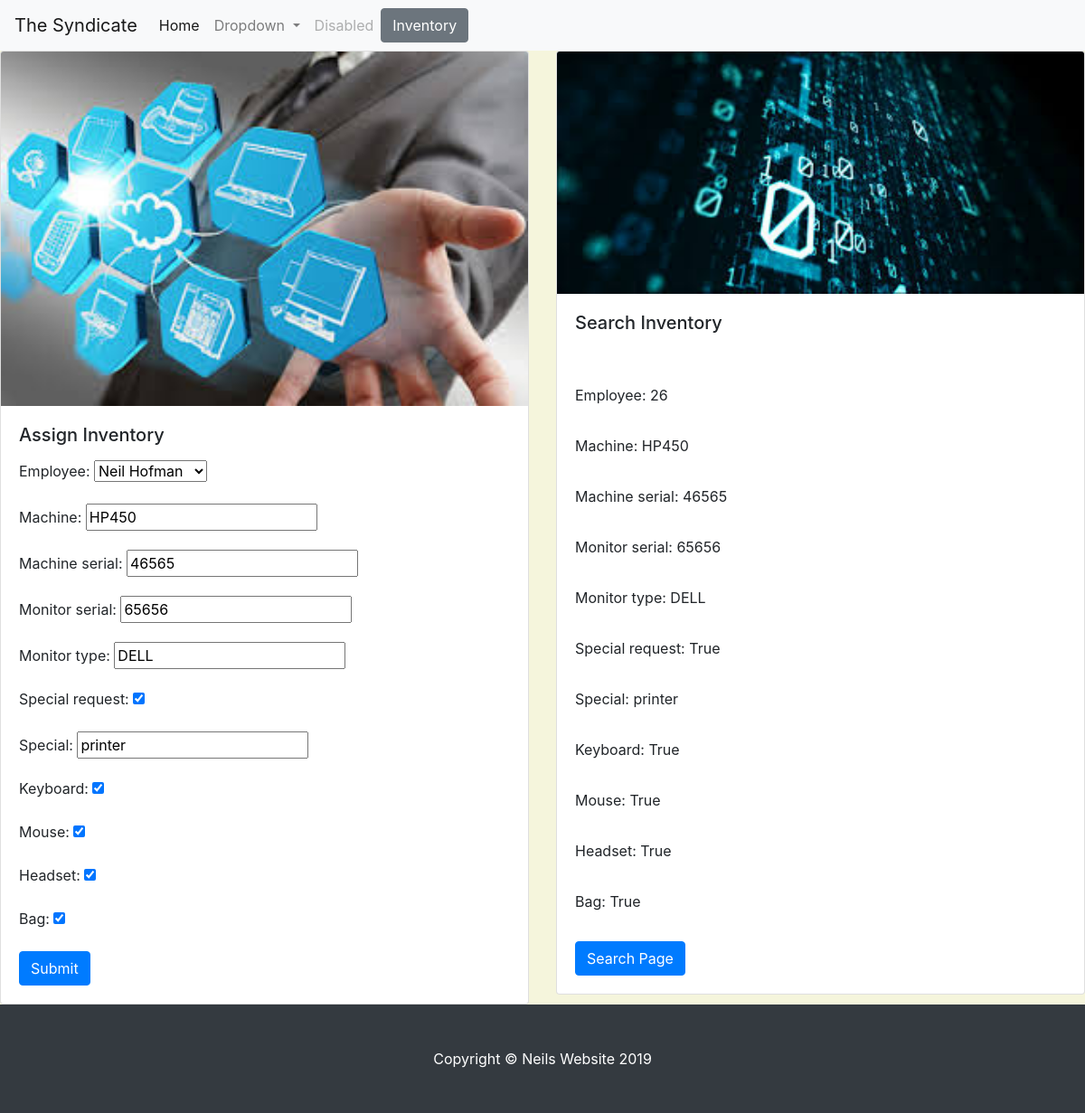
The page /inventory/assign/4 (signed in) on the database its author committed.
### helpdesk/models.py (models this page shows)
class Inventory(models.Model):
    employee = models.ForeignKey(Employee, on_delete=models.CASCADE)
    machine=models.CharField(max_length=200, default=None)
    machine_serial=models.CharField(max_length=200, default=None)
    monitor_serial=models.CharField(max_length=200, default=None)
    monitor_type=models.CharField(max_length=200, default=None)
    special_request=models.BooleanField(default=False)
    special = models.CharField(max_length=200, default=None)
    keyboard = models.BooleanField(default=False)
    mouse = models.BooleanField(default=False)
    headset = models.BooleanField(default=False)
    bag= models.BooleanField(default=False)
    user = models.ForeignKey(MainUser, on_delete=models.CASCADE)
    fulfilled_date = models.DateTimeField(auto_now_add=True)
    thumb=models.ImageField('default.png' ,blank=True)

### helpdesk/views.py (the view)
# urls.py: path('assign/<int:pk>', views.inventory_page_modify, name='assign_edit' ),
@login_required()
def inventory_page_modify(request, pk):
    inventory = Inventory.objects.get(pk=pk)
    if request.method == 'POST':
        form = InventoryForm(request.POST, instance = inventory)
        if form.is_valid():
            inventory = form.save(commit=False)
            inventory.user = request.user
            inventory.save()
            return redirect('index')
    else:
        form = InventoryForm(instance=inventory)
    return render(request, 'inventory.html', { 'form' : form, 'edit' : True})

### helpdesk/models.py
class InventoryForm(ModelForm):
    class Meta :
        model = Inventory
        fields = ['employee',
        'machine',
        'machine_serial',
        'monitor_serial',
        'monitor_type',
        'special_request',
        'special',
        'keyboard',
        'mouse',
        'headset',
        'bag',
        ]

### hrapp/models.py (called while the page is built)
    def __str__(self):
        return self.firstname + ' ' + self.lastname

### helpdesk/templates/inventory.html (shortened to what this page needs)
{% extends 'base.html' %}
{% block content %}
{% include 'partials/navbar.html' %}
{% load static from staticfiles %}
    <div class="row">
      <div class="col-sm-6">
        <div class="card">
          <img class="card-img-top" src="{% static 'images/equipment.jpg' %}" alt="Card image cap">
            <div class="card-body">
              <h5 class="card-title">Assign Inventory </h5>
          <form method="post">
              <p class="card-text">
              {{form.as_p}}</p>
              <button class="btn btn-primary" type="submit">Submit</button>
          </form>
          </div>
        </div>
      </div>
      <div class="col-sm-6">
        <div class="card">
        <img class="card-img-top" src="{% static 'images/binary1.jpg' %}" alt="Card image cap">
            <div class="card-body">
            <h5 class="card-title">Search Inventory </h5>
            {% if edit %}
            <form method="post">
              <p class="card-text">
                <p><label for="{{form.id.id_for_label}}">{{form.id.label_tag}}</label> {{form.id.value}}</p>
              {% for field in form %}
                <p><label for="{{field.id_for_label}}">{{field.label_tag}}</label> {{field.value}}</p>
              {% endfor %}
            </form>
            {% endif %}
            <a href="{% url 'search' %}" class="btn btn-primary">Search Page </a>
        </div>
      </div>
    </div>
</div>
{% endblock %}

### main/assets/styles.css (style rules this page uses)
body { background: Beige; }

### rows shown on the page
Inventory: employee "Neil Hofman", machine "HP450", machine_serial "46565", monitor_serial "65656", monitor_type "DELL", special_request "☑", special "printer", keyboard "☑", mouse "☑", headset "☑", bag "☑", value "HP450" "46565" "65656" "DELL" "printer"

### other values the page prints
{{ field.label_tag }} "Employee:" "Machine:" "Machine serial:" "Monitor serial:" "Monitor type:" "Special request:" "Special:" "Keyboard:" "Mouse:" "Headset:" "Bag:"
{{ field.value }} "26" "True" "True" "True" "True" "True"
